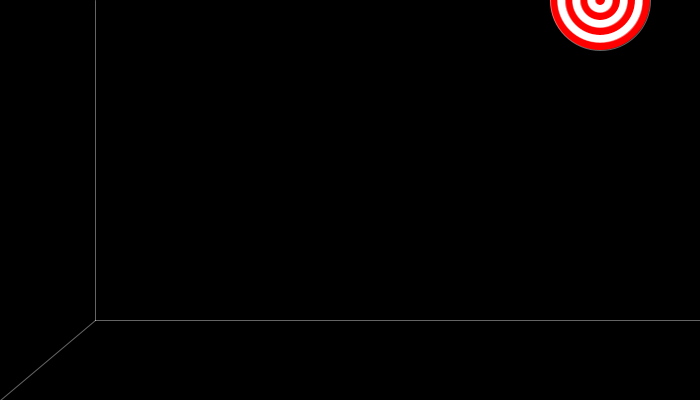
Frame 1 (no input)
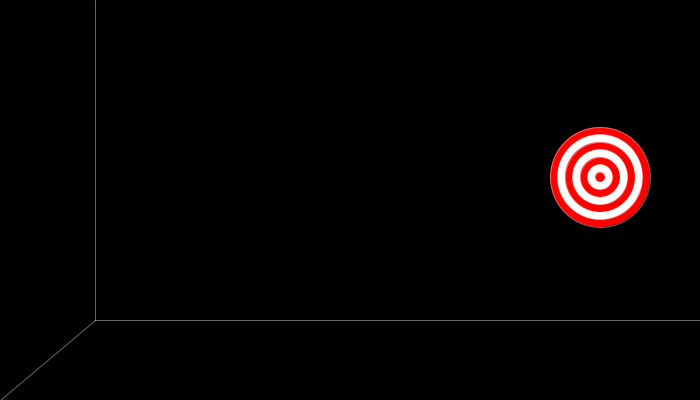
Frame 60 (the mouse pressed at the canvas centre just before this capture)
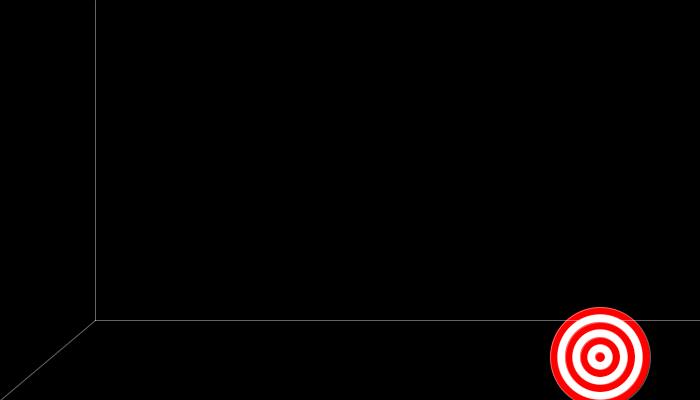
Frame 120 (the mouse held since frame 60 and released just before this capture)

The Processing sketch that drew these frames (run headless with seeded random() and noise(); from frame 60 on, the mouse is pressed at the canvas centre):

// Processing sketch: processing_35579
// ── processing_35579.pde


int a = 0;
int h = 100;
int k = 3;

int julz = 600;
int lup = 3;

int j = 0;
int gold = 1;

int x = 100;
int y = 200;

int x2 = 150;

int arrow = 0;
int trian = 0;
int laine = 0;

//rectangle
int recX = 80;
int recW = 0;

int speed = 3;

//colours
int c1 = 255;
int c2 = 0;

void setup()
{
  size(700,400);
  background(0);
  smooth();
  stroke(255);

}

float p = 0;

void draw()
{
  stroke(255);
  background(0);
  fill(255);
 // rect(550,0,width,height);
  

  /*
  if(recW == 1){
    
  rect(0,0,recX,height);  
    
  recX = recX+20;
  
  if(recX == 700){recX = 80;}
  
  }
  */
  


  while(p<7)
  {
    if(p%2 == 1)
    {
      fill(c1);

    }
    else {
      fill(c1,c2,c2);
    }

    stroke(255,100);
    
    ellipse(julz,a,h-15*p,h-15*p);
    p = p+1;
    
  }

  p=0;
  a = a+k; 
  if(a>550) {
    a=0;
  }
    
   if((a > 190)&&(a < 200)&&(x > 590)&&(x > 600))
  
{    
    c1 = c1-2;
    c2 = c2+2;   
    k = 0;
       
    if((c2>254)&&(c1<1))
    {
      c1 = 0;
      c2 = 255; 
      if(k == 0){a=height/2;}
      
    }  
}    
   
  // rect(595, 195, 10, 10);
   
   if(c2 == 255)
   {
     julz = julz-lup;   
   } 
   
   if(julz == 150)
     {
       lup = 0;
       julz = 601;
     }
      
    if(julz == 601)
    {
      k = 6;
      c1 = c1+4;
      c2 = c2-4;
      
      if((c2<1)&&(c1>254))
    {
      c1 = 255;
      c2 = 0;          
    }        
}  


   if(laine == 1){
   
     strokeWeight(2);
     
     //upper part of the arrows feathers
     stroke(c1,c2,c2);
     line(x-5,y-7,x2-45,y);
     stroke(c1);
     line(x,y-7,x2-40,y);
     stroke(c1,c2,c2);
     line(x+5,y-7,x2-35,y);
     
     //lower part of the arrows feathers
     stroke(c1,c2,c2);
     line(x-5,y+7,x2-45,y);
     stroke(c1);
     line(x,y+7,x2-40,y);
     stroke(c1,c2,c2);
     line(x+5,y+7,x2-35,y);
   
   }
  
   if(trian == 1){
  
  stroke(255);
  strokeWeight(2);
  triangle(x+50, y-5, x+50, y+5, x+65, y); 
  
    
    strokeWeight(1);
  
 }

  if(arrow == 1) {

    stroke(255);
    strokeWeight(2);    
    line(x,y,x2,y);
   
    x = x+3+speed;
    x2 = x2+3+speed;
    
    strokeWeight(1);
        
  }
  
  line(95,0,95,320);
  line(95,320,0,400);
  line(95,320,700,320);
  stroke(0);
  
} 

void mouseClicked() 
{ 
  recW = 1;
  laine = 1;
  trian = 1;
  arrow = 1;
    if(x > width+50){x=100;}
    if(x2 > width+50){x2=150;}
    
  j = j+1;
  
  speed = 3;
  
}

void mouseReleased()
{
    
  
  if((j > 19)&&(x > 710))
  {
    j = 0;    
  }  
 
  if(x>700)
  {
   x = x+1;
   x2 = x2+1;
  }

  
    
   if((x > 99)&&(x2 > 149))
   {    
     x = 100;
     x2 = 150;
   }
}  

void mouseDragged() 
{
  
 
 if(x>700){
  
  if (mouseX < width/2)
 {      
    x = x-1;
    x2 = x-1;
    
    speed = 30;
    
    if(x < 30)
    {      
      x = 30;
      x2 = 30;
    }
    
  }

}

}
